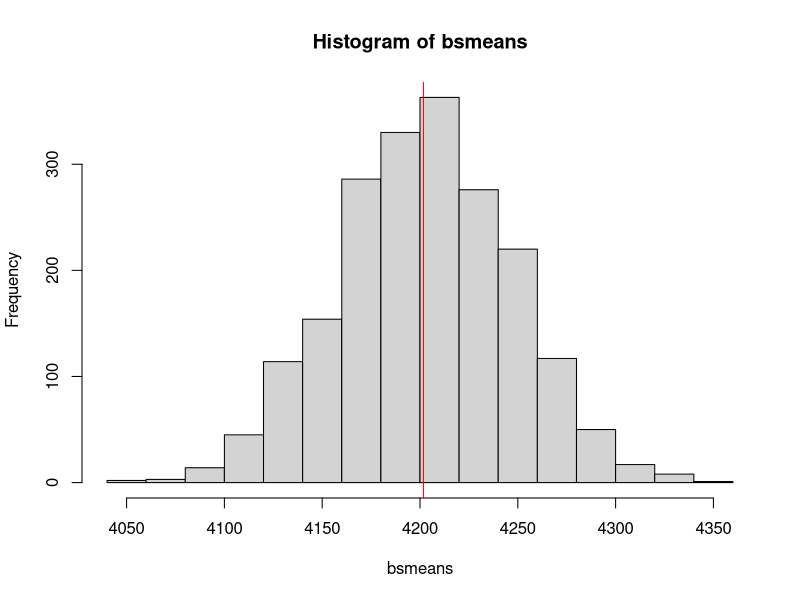

Here is the R script that generated this plot:
## ---- chunk 1
rawdata <- c("12.63", "62.45", "<2") ## lower limit of detection
as.numeric(ifelse(rawdata == "<2", 1, rawdata))
## ---- chunk 2
i <- 1
while(i <= 5) {
  print("hello")
  i <- i + 1
}
## ---- chunk 3
for(i in 1:5) {
  print("hello")
}
## ---- chunk 4
for(i in 1:5) {
  if(i == 2) next
  print(paste("hello", i))
}
## ---- chunk 5
library(palmerpenguins)

species_names <- levels(penguins$species)
mean_bill_length <- numeric(length(species_names))
names(mean_bill_length) <- species_names

for(i in species_names){  ## iterator is a character
  
  mean_bill_length[i] <- ## indexing by name
    mean(subset(penguins, species == i)$bill_length_mm, na.rm = TRUE)
  
}

mean_bill_length
## ---- chunk 6
mu.body_mass <- mean(penguins$body_mass_g, na.rm = TRUE)
bsmeans <- vector("numeric", length = 2000)
for(i in 1:length(bsmeans)) {
  resampled.body_mass <- sample(penguins$body_mass_g, replace = TRUE)
  bsmeans[i] <- mean(resampled.body_mass, na.rm = TRUE)
}
hist(bsmeans)
abline(v = mu.body_mass, col = "red")
## ---- chunk 7
species_names <- levels(penguins$species)
island_names <- levels(penguins$island)
mean_bm_matrix <- matrix(NA, nrow = length(species_names), 
                         ncol = length(island_names), 
                         dimnames = list(species_names, island_names))

for(i in species_names) {
  for(j in island_names) {
   
    thisset <- subset(penguins, species == i & 
                        island == j)
    
    if(nrow(thisset) == 0) next
    
    mean_bm_matrix[i, j] <- mean(thisset$body_mass_g, na.rm = TRUE)
     
  }
}
mean_bm_matrix
## ---- chunk 8
system.time({
A1 <- NULL
for(i in 1:100000) {
  A1 <- c(A1, rnorm(1))
}
})

system.time({
A2 <- numeric(100000)
for(i in 1:length(A2)) {
  A2[i] <- rnorm(1)
}
})
